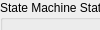
<?xml version="1.0" encoding="UTF-8"?>
<ui version="4.0">
 <class>Gearbox</class>
 <widget class="QWidget" name="Gearbox">
  <property name="minimumWidth">
   <number>400</number>
  </property>
  <property name="maximumWidth">
   <number>500</number>
  </property>
  <widget class="QWidget" name = "inner_contents">
   <layout class="QVBoxLayout" name="mainLayout">

    <!-- State Machine Group -->
    <item>
     <widget class="QGroupBox" name="groupBox_state">
      <property name="title"><string>State Machine Status</string></property>
      <layout class="QVBoxLayout" name="stateMachineLayout">

       <item><layout class="QHBoxLayout"><item><widget class="LED" name="state_led_inhibit"/></item><item><widget class="QLabel"><property name="text"><string>INHIBIT</string></property></widget></item></layout></item>
       <item><layout class="QHBoxLayout"><item><widget class="LED" name="state_led_zero_speed"/></item><item><widget class="QLabel"><property name="text"><string>MOTOR ZERO SPEED</string></property></widget></item></layout></item>
       <item><layout class="QHBoxLayout"><item><widget class="LED" name="state_led_set_actions"/></item><item><widget class="QLabel"><property name="text"><string>SET SHIFT ACTIONS</string></property></widget></item></layout></item>
       <item><layout class="QHBoxLayout"><item><widget class="LED" name="state_led_shifting"/></item><item><widget class="QLabel"><property name="text"><string>SHIFTING</string></property></widget></item></layout></item>
       <item><layout class="QHBoxLayout"><item><widget class="LED" name="state_led_check_status"/></item><item><widget class="QLabel"><property name="text"><string>CHECK SHIFT STATUS</string></property></widget></item></layout></item>
       <item><layout class="QHBoxLayout"><item><widget class="LED" name="state_led_set_motor_speed"/></item><item><widget class="QLabel"><property name="text"><string>SET MOTOR SPEED</string></property></widget></item></layout></item>
       <item><layout class="QHBoxLayout"><item><widget class="LED" name="state_led_done"/></item><item><widget class="QLabel"><property name="text"><string>DONE</string></property></widget></item></layout></item>
       <item><layout class="QHBoxLayout"><item><widget class="LED" name="state_led_abort"/></item><item><widget class="QLabel"><property name="text"><string>ABORT</string></property></widget></item></layout></item>
       <item><layout class="QHBoxLayout"><item><widget class="LED" name="state_led_failed"/></item><item><widget class="QLabel"><property name="text"><string>FAILED</string></property></widget></item></layout></item>
       <item><layout class="QHBoxLayout"><item><widget class="LED" name="state_led_motor_stopping"/></item><item><widget class="QLabel"><property name="text"><string>MOTOR STOPPING</string></property></widget></item></layout></item>

      </layout>
     </widget>
    </item>

    <!-- Numeric State Output -->
    <item>
     <widget class="HALLabel" name="state_machine_value">
      <addp name="hal_pin" type="QString">qtdragon.gearbox.state_machine_value</addp>
      <addp name="format" type="QString">%0.1f</addp>
      <property name="text"><string>State:</string></property>
     </widget>
    </item>

    <!-- Tool Change Request -->
    <item>
     <layout class="QHBoxLayout">
      <item><widget class="LED" name="toolchange_led"/></item>
      <item><widget class="QLabel"><property name="text"><string>Tool Change Request</string></property></widget></item>
     </layout>
    </item>

    <!-- Microswitch Grid -->
    <item>
     <widget class="QGroupBox" name="group_microswitches">
      <property name="title"><string>Microswitch States</string></property>
      <layout class="QGridLayout" name="gridLayoutMicroswitches">
       <item row="0" column="0"><widget class="QLabel"><property name="text"><string>Motor M5:</string></property></widget></item>
       <item row="0" column="1"><widget class="LED" name="switch_s36"/></item>
       <item row="0" column="2"><widget class="QLabel"><property name="text"><string>S36</string></property></widget></item>
       <item row="0" column="3"><widget class="LED" name="switch_s37"/></item>
       <item row="0" column="4"><widget class="QLabel"><property name="text"><string>S37</string></property></widget></item>
       <item row="0" column="5"><widget class="LED" name="switch_s38"/></item>
       <item row="0" column="6"><widget class="QLabel"><property name="text"><string>S38</string></property></widget></item>

       <item row="1" column="0"><widget class="QLabel"><property name="text"><string>Motor M6:</string></property></widget></item>
       <item row="1" column="1"><widget class="LED" name="switch_s39"/></item>
       <item row="1" column="2"><widget class="QLabel"><property name="text"><string>S39</string></property></widget></item>
       <item row="1" column="3"><widget class="LED" name="switch_s40"/></item>
       <item row="1" column="4"><widget class="QLabel"><property name="text"><string>S40</string></property></widget></item>
       <item row="1" column="5"><widget class="LED" name="switch_s41"/></item>
       <item row="1" column="6"><widget class="QLabel"><property name="text"><string>S41</string></property></widget></item>

       <item row="2" column="0"><widget class="QLabel"><property name="text"><string>Motor M7:</string></property></widget></item>
       <item row="2" column="1"><widget class="LED" name="switch_s42"/></item>
       <item row="2" column="2"><widget class="QLabel"><property name="text"><string>S42</string></property></widget></item>
       <item row="2" column="3"><widget class="LED" name="switch_s43"/></item>
       <item row="2" column="4"><widget class="QLabel"><property name="text"><string>S43</string></property></widget></item>
       <item row="2" column="5"><widget class="LED" name="switch_s44"/></item>
       <item row="2" column="6"><widget class="QLabel"><property name="text"><string>S44</string></property></widget></item>
      </layout>
     </widget>
    </item>

    <!-- Spindle Speed Indicators -->
    <item>
     <widget class="QGroupBox" name="groupBox_spindle_speeds">
      <property name="title"><string>Spindle Speeds</string></property>
      <layout class="QGridLayout" name="spindleSpeedLayout">
       <item row="0" column="0"><widget class="QLabel"><property name="text"><string>Spindle Requested Speed:</string></property></widget></item>
       <item row="0" column="1">
        <widget class="HALLabel" name="spindle_requested_rpm">
         <addp name="hal_pin" type="QString">qtdragon.gearbox.spindle_requested_rpm</addp>
         <addp name="format" type="QString">%3d RPM</addp>
         <property name="text"><string><font color='green'>Requested:</font></string></property>
        </widget>
       </item>
       <item row="1" column="0"><widget class="QLabel"><property name="text"><string>Spindle Actual Speed:</string></property></widget></item>
       <item row="1" column="1">
        <widget class="HALLabel" name="spindle_actual_rpm">
         <addp name="hal_pin" type="QString">qtdragon.gearbox.spindle_actual_rpm</addp>
         <addp name="format" type="QString">%3d RPM</addp>
         <property name="text"><string><font color='orange'>Actual:</font></string></property>
        </widget>
       </item>
       <item row="2" column="0"><widget class="QLabel"><property name="text"><string>Gearbox Nominal Speed:</string></property></widget></item>
       <item row="2" column="1">
        <widget class="HALLabel" name="gearbox_nominal_rpm">
         <addp name="hal_pin" type="QString">qtdragon.gearbox.gearbox_nominal_rpm</addp>
         <addp name="format" type="QString">%3d RPM</addp>
         <property name="text"><string><font color='grey'>Nominal:</font></string></property>
        </widget>
       </item>
       <item row="3" column="0"><widget class="LED" name="spindle_state"/></item>
       <item row="3" column="1"><widget class="QLabel"><property name="text"><string>Spindle ON/OFF</string></property></widget></item>
      </layout>
     </widget>
    </item>
   </layout>
  </widget>
 </widget>
 <customwidgets>
  <customwidget>
   <class>LED</class>
   <extends>QWidget</extends>
   <header>qtvcp.widgets.led_widget</header>
  </customwidget>
  <customwidget>
   <class>HALLabel</class>
   <extends>QLabel</extends>
   <header>qtvcp.widgets.hal_label</header>
  </customwidget>
 </customwidgets>
 <resources/>
 <connections/>
</ui>
